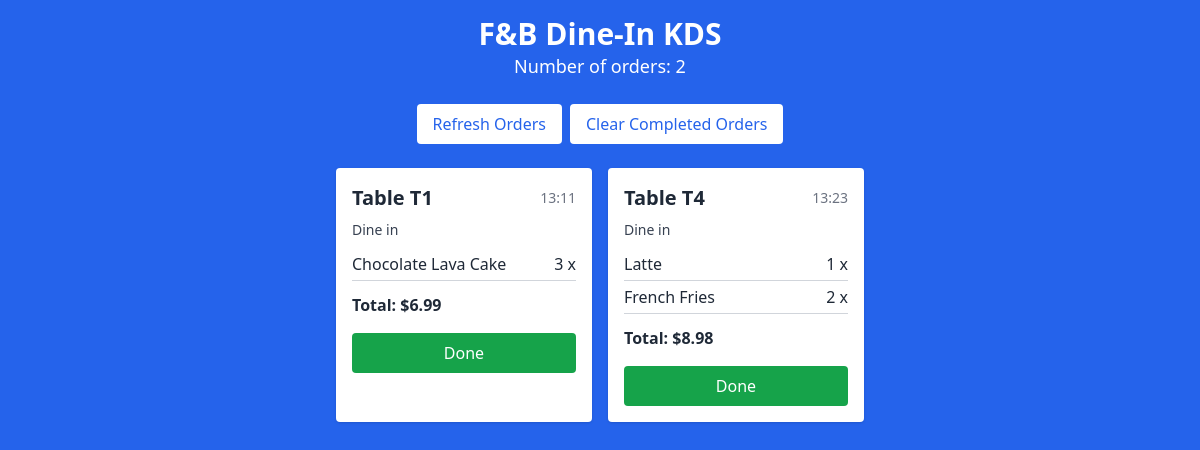
Before: /table/kitchen/orders/ with the older database file.
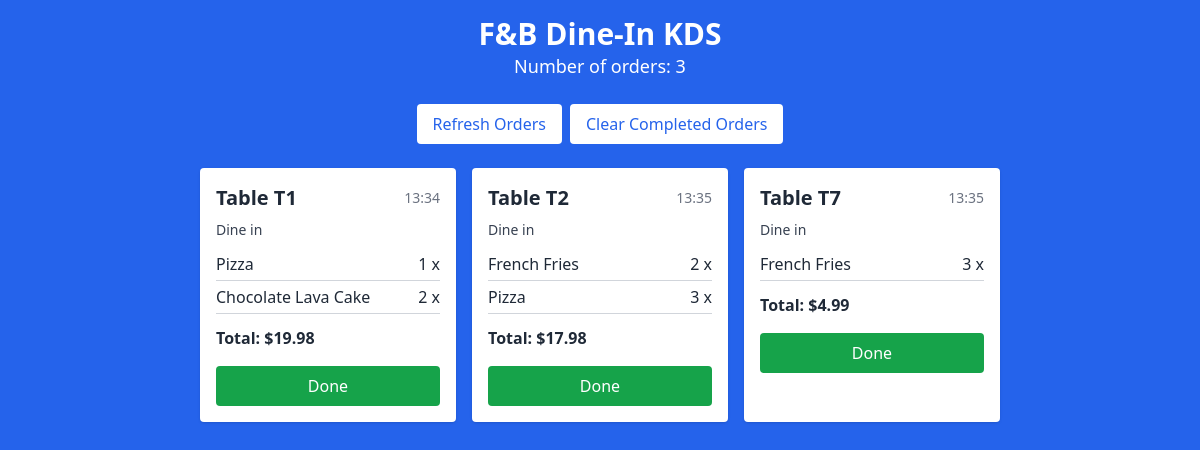
After: the same page with the newer database file.
### qrcode_app/models.py (models this page shows, shortened)
class Order(models.Model):
    STATUS_CHOICES = [
        ('pending', 'Pending'),
        ('paid', 'Paid'),
        ('preparing', 'Preparing'),
        ('completed', 'Completed'),
        ('cancelled', 'Cancelled'),
    ]
    table = models.ForeignKey(Table, on_delete=models.CASCADE)
    items = models.JSONField()
    total_amount = models.DecimalField(max_digits=10, decimal_places=2)
    status = models.CharField(max_length=20, choices=STATUS_CHOICES, default='pending')
    stripe_payment_intent = models.CharField(max_length=100, blank=True)
    created_at = models.DateTimeField(auto_now_add=True)
    updated_at = models.DateTimeField(auto_now=True)
    class Meta:
        indexes = [
            models.Index(fields=['table']),
            models.Index(fields=['created_at']),
        ]

### qrcode_app/views.py (the view)
# urls.py: path('kitchen/orders/', kitchen_order_view, name='kitchen_order_view'),
def kitchen_order_view(request):
    orders = Order.objects.filter(status='pending')  # 或使用其他条件
    context = {
        'orders': orders
    }
    return render(request, 'qrcode_app/kitchen_order_display.html', context)

### qrcode_app/templates/qrcode_app/kitchen_order_display.html (shortened to what this page needs)
<!DOCTYPE html>
<html lang="en">
<head>
  <script src="https://cdn.tailwindcss.com"></script>
</head>
<body class="bg-blue-600 min-h-screen text-white p-4">
  <div class="max-w-7xl mx-auto">
    <header class="text-center mb-6">
      <h1 class="text-3xl font-bold">F&B Dine-In KDS</h1>
      <h2 class="text-lg">
        Number of orders: <span id="order-count">{{ orders|length }}</span>
      </h2>
    </header>
    <div class="flex flex-row justify-center space-x-2 mb-6">
      <button class="bg-white text-blue-600 px-4 py-2 rounded"
              onclick="refreshOrders()">Refresh Orders</button>
      <button class="bg-white text-blue-600 px-4 py-2 rounded"
              onclick="clearCompletedOrders()">Clear Completed Orders</button>
    </div>
    <div
      id="order-container"
      class="flex flex-row flex-wrap gap-4 justify-center"
    >
      {% if orders %}
        {% regroup orders by table.table_number as grouped_orders %}
        {% for group in grouped_orders %}
        <div
          id="table-card-{{ group.grouper }}"
          class="bg-white text-gray-800 rounded shadow p-4 w-64 table-card"
        >
          <div class="flex items-center justify-between mb-2">
            <h3 class="text-xl font-semibold">Table T{{ group.grouper }}</h3>
            <div class="text-sm text-gray-500">
              {{ group.list.0.created_at|time:"H:i" }}
            </div>
          </div>
          <div id="order-status-{{ group.grouper }}" class="text-sm text-gray-700 mb-2">
            Dine in
          </div>
          {% for order in group.list %}
            {% for item in order.items %}
            <div class="flex justify-between border-b border-gray-300 py-1">
              <span class="cursor-pointer" onclick="toggleItemComplete(this)">
                {{ item.name }}
              </span>
              <span>{{ item.quantity }} x</span>
            </div>
            {% endfor %}
          {% endfor %}
          {% if group.list %}
            <div class="font-bold mt-3">
              Total: ${{ group.list.0.total_amount }}
            </div>
          {% else %}
            <div class="font-bold mt-3">
              Total: $0.00
            </div>
          {% endif %}
          <button
            id="mark-done-{{ group.grouper }}"
            class="mark-done bg-green-600 text-white w-full mt-4 py-2 rounded"
            onclick="markOrderDone('{{ group.grouper }}')"
          >
            Done
          </button>
        </div>
        {% endfor %}
      {% else %}
        <div class="text-center text-xl text-gray-200">
          No orders found.<br>
          Click "Load Test Data" to see examples, or wait for new orders.
        </div>
      {% endif %}
    </div>
  </div>
</body>
</html>

Changed rows visible on the page:
removed Order: list.0.created_at "13:11", name "Chocolate Lava Cake", quantity "3", list.0.total_amount "6.99", shown under "1"
removed Order: list.0.created_at "13:23", name "Latte" "French Fries", quantity "1" "2", list.0.total_amount "8.98", shown under "4"
added Order: list.0.created_at "13:34", name "Pizza" "Chocolate Lava Cake", quantity "1" "2", list.0.total_amount "19.98"
added Order: list.0.created_at "13:35", name "French Fries" "Pizza", quantity "2" "3", list.0.total_amount "17.98"
added Order: list.0.created_at "13:35", name "French Fries", quantity "3", list.0.total_amount "4.99", shown under "7"
Other visible differences:
{{ orders|length }}: "2" → "3"
new list line: "Table T 1 Dine in Total: $ Done"
new list line: "Table T 2 Dine in Total: $ Done"
new list line: "Table T 7 Dine in Total: $ Done"
list line gone: "Table T 1 Dine in Total: $ Done"
list line gone: "Table T 4 Dine in Total: $ Done"
